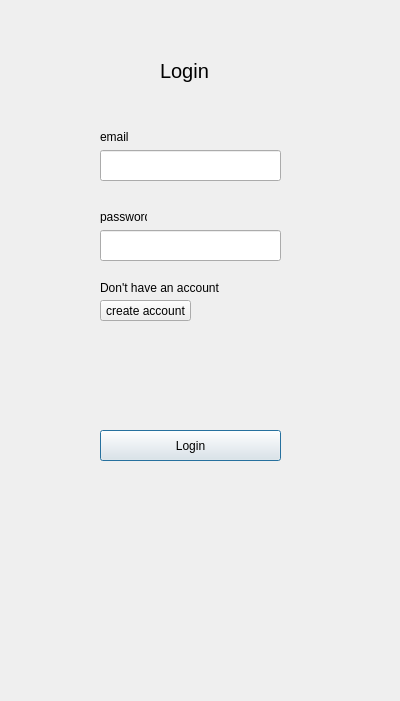
<?xml version="1.0" encoding="UTF-8"?>
<ui version="4.0">
 <class>Dialog_login</class>
 <widget class="QDialog" name="Dialog_login">
  <property name="geometry">
   <rect>
    <x>0</x>
    <y>0</y>
    <width>400</width>
    <height>701</height>
   </rect>
  </property>
  <property name="windowTitle">
   <string>Dialog</string>
  </property>
  <widget class="QLabel" name="message">
   <property name="geometry">
    <rect>
     <x>100</x>
     <y>400</y>
     <width>231</width>
     <height>20</height>
    </rect>
   </property>
   <property name="text">
    <string/>
   </property>
  </widget>
  <widget class="QPushButton" name="pushButton_login">
   <property name="geometry">
    <rect>
     <x>100</x>
     <y>430</y>
     <width>181</width>
     <height>31</height>
    </rect>
   </property>
   <property name="text">
    <string>Login</string>
   </property>
  </widget>
  <widget class="QPushButton" name="pushButton_createacc">
   <property name="geometry">
    <rect>
     <x>100</x>
     <y>300</y>
     <width>91</width>
     <height>21</height>
    </rect>
   </property>
   <property name="text">
    <string>create account</string>
   </property>
  </widget>
  <widget class="QLineEdit" name="lineEdit_email">
   <property name="geometry">
    <rect>
     <x>100</x>
     <y>150</y>
     <width>181</width>
     <height>31</height>
    </rect>
   </property>
  </widget>
  <widget class="QLabel" name="label_email">
   <property name="geometry">
    <rect>
     <x>100</x>
     <y>130</y>
     <width>47</width>
     <height>13</height>
    </rect>
   </property>
   <property name="text">
    <string>email</string>
   </property>
  </widget>
  <widget class="QLabel" name="label_pass">
   <property name="geometry">
    <rect>
     <x>100</x>
     <y>210</y>
     <width>47</width>
     <height>13</height>
    </rect>
   </property>
   <property name="text">
    <string>password</string>
   </property>
  </widget>
  <widget class="QLabel" name="label_welcome">
   <property name="geometry">
    <rect>
     <x>160</x>
     <y>50</y>
     <width>51</width>
     <height>41</height>
    </rect>
   </property>
   <property name="font">
    <font>
     <pointsize>15</pointsize>
    </font>
   </property>
   <property name="tabletTracking">
    <bool>false</bool>
   </property>
   <property name="text">
    <string>Login</string>
   </property>
   <property name="textFormat">
    <enum>Qt::AutoText</enum>
   </property>
  </widget>
  <widget class="QLineEdit" name="lineEdit_pass">
   <property name="geometry">
    <rect>
     <x>100</x>
     <y>230</y>
     <width>181</width>
     <height>31</height>
    </rect>
   </property>
  </widget>
  <widget class="QLabel" name="label">
   <property name="geometry">
    <rect>
     <x>100</x>
     <y>280</y>
     <width>121</width>
     <height>16</height>
    </rect>
   </property>
   <property name="text">
    <string>Don't have an account ?</string>
   </property>
  </widget>
 </widget>
 <resources/>
 <connections/>
</ui>
